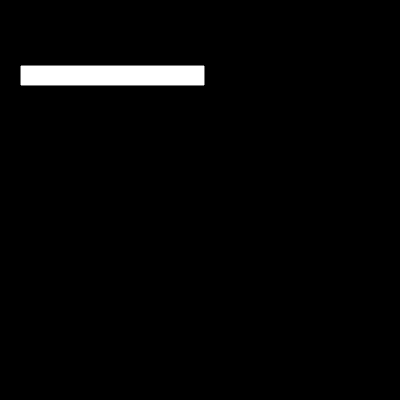
Frame 1 (no input)
Frame 60 (no input): identical to frame 1, image omitted
Frame 120 (the mouse pressed at the canvas centre since frame 60): identical to frame 1, image omitted

The p5.js sketch that drew this single still picture (run headless with seeded random() and noise() and a simulated clock; from frame 60 on, the mouse is pressed at the canvas centre):

// p5.js sketch
// ── sketch.js
 var prn = [];
let greeting;
let s;
let x;
var input;
var mc1 = "";

function setup() {
  createCanvas(400, 400);
  input = createInput();
  input.position(20, 65);
  input.changed(newText);

//   greeting = createElement('h2', 'Enter Text');
//   greeting.position(20, 5);
}


function morseEncode(x) {
  //console.log("char entered is ", x);
  switch (x) {
    
    case '.-':
      return "a";
    case '-...':
      return "b";
    case '-.-.':
      return "c";
    case '-..':
      return "d";
    case '.':
      return "e";
    case '..-.':
      return "f";
    case '--.':
      return "g";
    case '....':
      return "h";
    case '..':
      return "i";
    case '.---':
      return "j";
    case '-.-':
      return "k";
    case '.-..':
      return "l";
    case '--':
      return "m";
    case '-.':
      return "n";
    case '---':
      return "o";
    case '.--.':
      return "p";
    case '--.-':
      return "q";
    case '.-.':
      return "r";
    case '...':
      return "s";
    case '-':
      return "t";
    case '..-':
      return "u";
    case '...-':
      return "v";
    case '.--':
      return "w";
    case '-..-':
      return "x";
    case '-.--':
      return "y";
      // for space 
    case '--..':
      return "z";
    case ' ':
      return " ";

  }
  return 0;
}




function newText() {
  console.log(input.value());
  s = input.value();
  morsecode(s);
}

function morsecode(s) {
  // for (var i = 0; i < s.length; i++) {
  //   //console.log('size  ' + s.length);
    print(morseEncode(s));
    prn.push(morseEncode(s));
    
    fill(255);
    textSize(32);
    text("word", 200, 200);
    // word = createElement('p', 'word');
    // word.position(200, 200);

    //text(40, 40, 40); |
  }


function draw() {
  background(0);
  fill(255);
  text(prn, 65, 200);
  // text("asd", 200, 200);
}
